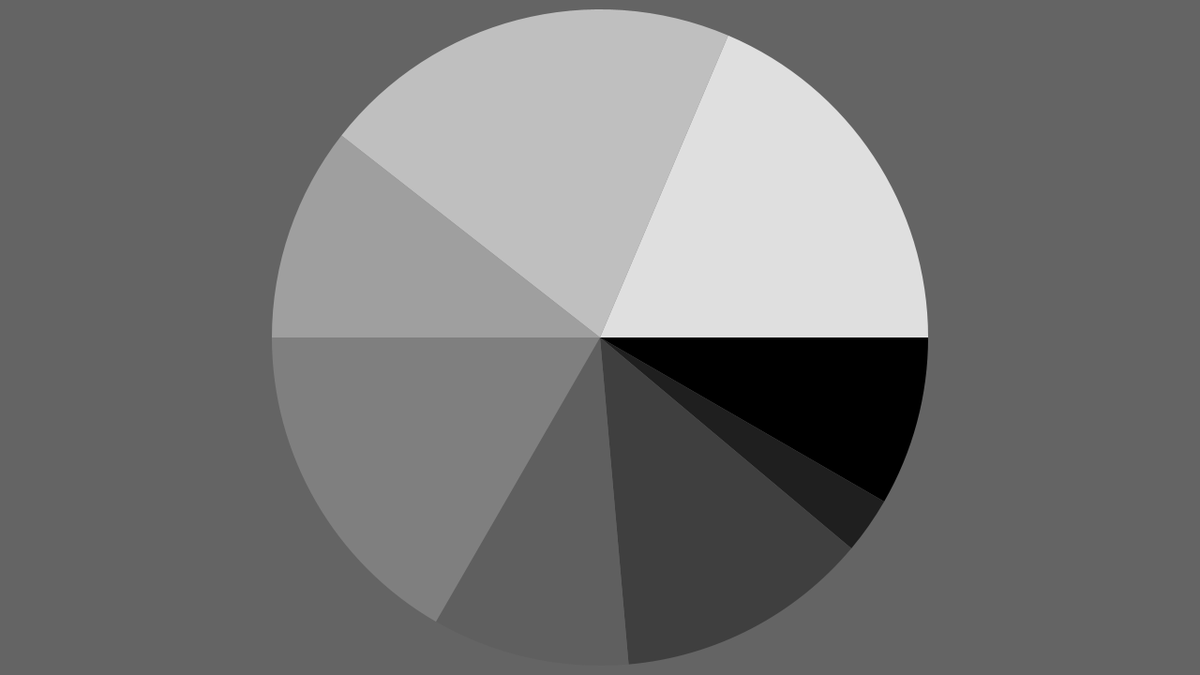
Frame 1 (no input)
Frame 2 (the mouse pressed at the canvas centre, redrawn once): identical to frame 1, image omitted

The Processing sketch that drew this single still picture (run headless with seeded random() and noise(); the mouse was pressed at the canvas centre and the sketch redrawn once):

// Processing sketch: pieChart
// ── pieChart.pde

int[] angles = { 30, 10, 45, 35, 60, 38, 75, 67 };

void setup() {
  size(1280, 720);
  noStroke();
  noLoop();  // Run once and stop
}

void draw() {
  background(100);
  pieChart(700, angles);
}

void pieChart(float diameter, int[] data) {
  float lastAngle = 0;
  for (int i = 0; i < data.length; i++) {
    float gray = map(i, 0, data.length, 0, 255);
    fill(gray);
    arc(width/2, height/2, diameter, diameter, lastAngle, lastAngle+radians(data[i]));
    lastAngle += radians(data[i]);
  }
}
